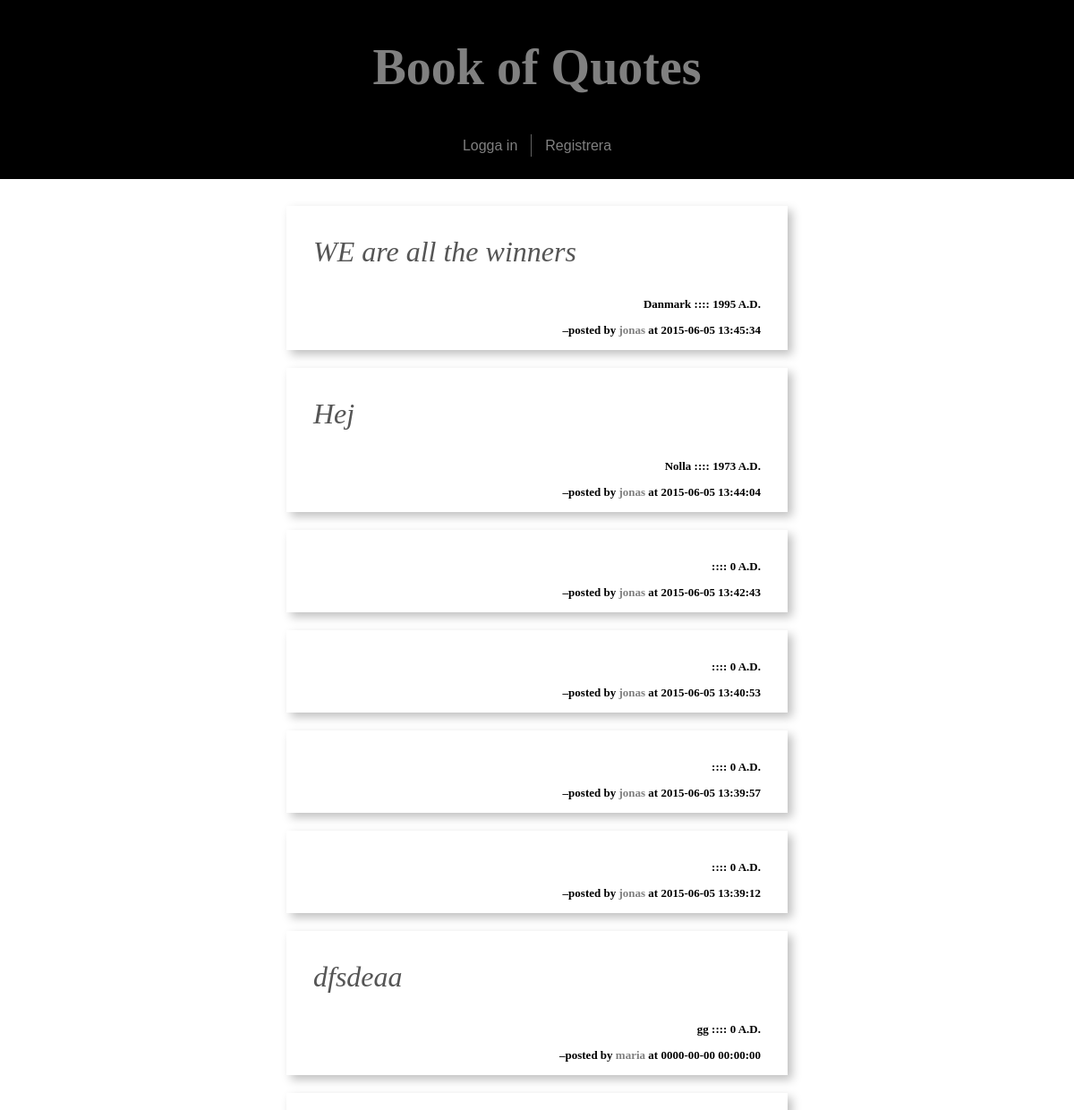
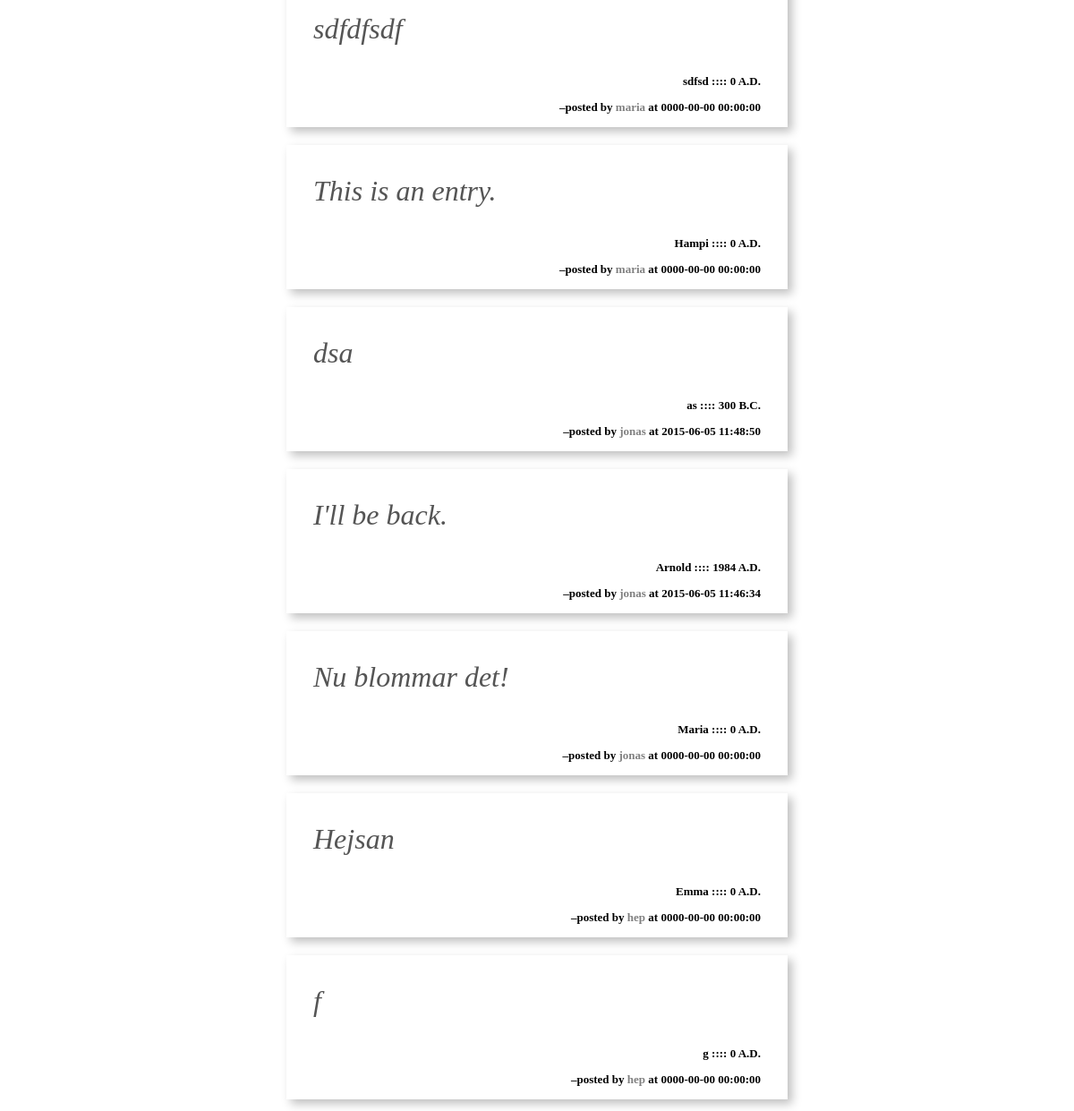
The page / on the database its author committed (2 pictures, top to bottom).
### tables this page shows
CREATE TABLE `quote` (
  `quote_id` int(255) NOT NULL,
  `quote_text` text NOT NULL,
  `source` varchar(255) DEFAULT '',
  `year` smallint(4) DEFAULT NULL,
  `user_id` int(32) NOT NULL,
  `time` timestamp NOT NULL DEFAULT CURRENT_TIMESTAMP ON UPDATE CURRENT_TIMESTAMP
);

CREATE TABLE `user` (
  `user_id` int(32) NOT NULL,
  `username` varchar(255) NOT NULL,
  `email` varchar(127) NOT NULL,
  `password` varchar(255) NOT NULL,
  `salt` varchar(255) NOT NULL
);

### index.php (called while the page is built, shortened)
<?php
	require 'include/bootstrap.php';
	require 'include/views/_header.php';
	require 'posts.php';
	require 'include/views/_footer.php';
?>

### posts.php (the view)
<?php
$sql = "SELECT quote.quote_text, quote.source, quote.year, user.username, user.email, quote.time FROM quote INNER JOIN user ON user.user_id=quote.user_id ORDER BY quote_id DESC";
$result = mysqli_query($conn, $sql);
while ($row = mysqli_fetch_assoc($result)) {
	$year = $year_adbc = "";
	if ($row["year"] < 0) {
		$year = abs($row["year"]);
		$year_adbc = "$year B.C.";
	} else {
		$year = $row["year"];
		$year_adbc = $year . ' A.D.';
	}
	echo '<div class="entry"><p>'.$row["quote_text"].'</p>';
	echo '<h3>' . $row["source"] . ' :::: ' . $year_adbc;
	echo '<h3>–posted by <a href="mailto://' . $row["email"].'">'.$row["username"].'</a> at '.$row["time"].'</h3></div>';
}
?>

### include/views/_header.php (shortened to what this page needs)
<!DOCTYPE html>
<html>
	<head>
		<link rel="stylesheet" href="assets/css/main.css" type="text/css">
	</head>
	<body>
		<div id="wrapper">
			<div id="header">
				<div id="title_bar">
					<h1 id="main_title"><a href="index.php">Book of Quotes</a></h1>
				</div>
				<?php
					if (!isset($_SESSION['current_user'])) {
						echo '<div id="menu">';
							echo '<ul>';
								echo '<li><a href="login.php">Logga in</a></li>';
								echo '<li><a href="register.php">Registrera</a></li>';
							echo '</ul>';
						echo '</div>';
					};
				?>
			</div>
			<div id="content">

### include/views/_footer.php (shortened to what this page needs)
			</div>
		</div>
	</body>
</html>

### assets/css/main.css (style rules this page uses)
html, body { width: 100%; height: 100%; margin: 0px 0px 0px 0px; padding: 0px 0px 0px 0px; }
body, h1, h2, h3 { font-family: Myriad Pro, Helvetica, Arial, sans-serif; letter-spacing: 0em; }
h1, h2, h3 { font-weight: bold; }
p { font-size: 1.2em; line-height: 1.6em; color: #555; }
a, a:link, a:visited { color: gray; text-decoration: none; }
#title_bar { width: 100%; height: 140px; padding: 5px 0px; background-color: #000000; }
h1#main_title { color: #ffffff; font-family: Bodoni, Garamond, Times, serif; font-size: 3.5em; }
#wrapper { width: 100%; margin: 0px auto 0px auto; padding: 0px 0px 0px 0px; box-shadow: 0px 0px 20px #ffffff; }
#header { width: 100%; height: 200px; margin: 0px auto 0px auto; padding: 0px 0px 10px 0px; text-align: center; }
#menu { height: 25px; text-align: center; background-color: black; padding: 0px 0px 25px 0px }
#menu ul { height: 25px; text-align: center; margin: 0px auto 0px auto; padding: 0px 0px 0px 0px; }
#menu ul li { line-height: 25px; height: 25px; padding: 0px 15px 0px 15px; color: #606060 !important; text-align: center !important; display: inline-block; }
#menu li~li { border-left: 1px solid #606060; }
#content { width: 50%; margin: 0px auto; }
.entry { padding: 1px 30px 1px 30px; margin: 20px; box-shadow: 5px 5px 10px rgba(0, 0, 0, 0.25); }
.entry p { font-family: serif; font-style: italic; font-size: 2em; line-height: normal; }
.entry h3 { font-family: serif; font-style: normal; font-size: small; text-align: right; }

### rows shown on the page
quote: quote_text "WE are all the winners", source "Danmark", year "1995 A.D.", user.username "jonas", time "2015-06-05 13:45:34"
quote: quote_text "Hej", source "Nolla", year "1973 A.D.", user.username "jonas", time "2015-06-05 13:44:04"
quote: year "0 A.D.", user.username "jonas", time "2015-06-05 13:42:43"
quote: year "0 A.D.", user.username "jonas", time "2015-06-05 13:40:53"
quote: year "0 A.D.", user.username "jonas", time "2015-06-05 13:39:57"
quote: year "0 A.D.", user.username "jonas", time "2015-06-05 13:39:12"
quote: quote_text "dfsdeaa", source "gg", year "0 A.D.", user.username "maria", time "0000-00-00 00:00:00"
quote: quote_text "sdfdfsdf", source "sdfsd", year "0 A.D.", user.username "maria", time "0000-00-00 00:00:00"
quote: quote_text "This is an entry.", source "Hampi", year "0 A.D.", user.username "maria", time "0000-00-00 00:00:00"
quote: quote_text "dsa", source "as", year "300 B.C.", user.username "jonas", time "2015-06-05 11:48:50"
quote: quote_text "I'll be back.", source "Arnold", year "1984 A.D.", user.username "jonas", time "2015-06-05 11:46:34"
quote: quote_text "Nu blommar det!", source "Maria", year "0 A.D.", user.username "jonas", time "0000-00-00 00:00:00"
quote: quote_text "Hejsan", source "Emma", year "0 A.D.", user.username "hep", time "0000-00-00 00:00:00"
quote: quote_text "f", source "g", year "0 A.D.", user.username "hep", time "0000-00-00 00:00:00"
